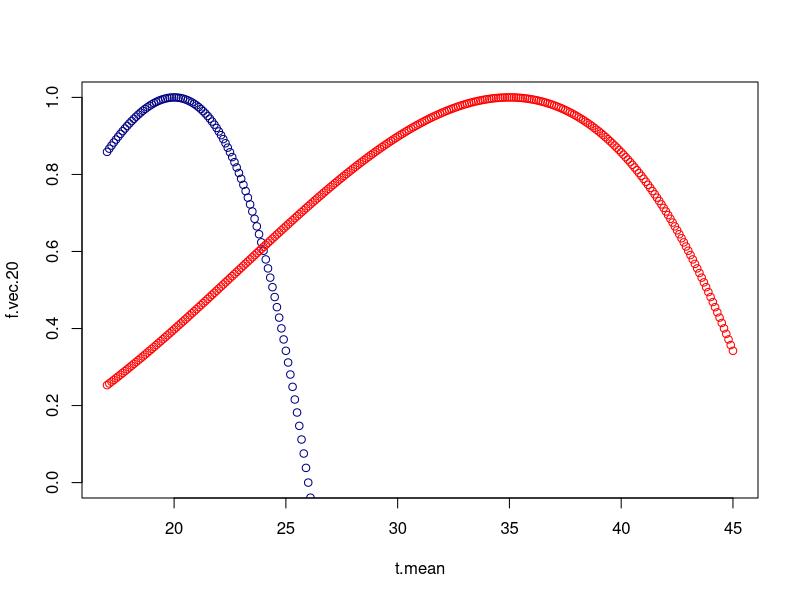

The R script that drew this image:

t.mean <- seq(17,45,by=0.1)

# f.t.opt <- 15

t.func <- function(t.mean,f.t.opt,t.max){
  # need to determine which is the best way#
  
  # #1.ch tyope of t dependence
  # return((t.max-t.mean)/(t.max-f.t.opt)*(t.mean/f.t.opt)^(f.t.opt/(t.max-f.t.opt)))
  
  # #2. p based sharp decline
  # h.val <- pnorm(t.mean,mean=f.t.opt,sd = 5,lower.tail = F)
  # l.val <- pnorm(t.mean,mean=f.t.opt,sd = 5,lower.tail = T)
  # return(min(h.val,l.val)*2)
  
  
  # 3. sgs
  # frac <- ((t.mean - t.mn)/(t.r - t.mn))^q *
  #   ((1+q)*f.t.opt - t.mn - q*t.mean) / 
  #   ((1+q)*f.t.opt - t.mn - q*t.r)

  q <- 2.5#power or sensitivity of the function
  t.mn <- 5#MIN t FOR GROWTH; 5 degree seems reasonable?
  
  # here we assume that Topt and 
  # Tr (the T at which function is 1) to be the same 
  # so that the function is from 0 to 1
  frac <- ((t.mean - t.mn)/(f.t.opt - t.mn))^q *
    ((1+q)*f.t.opt - t.mn - q*t.mean) /
    ((1+q)*f.t.opt - t.mn - q*f.t.opt)
  
  return(frac)

}

#####testing T func####
f.vec.35 <- c()
f.vec.20 <- c()
for(i in seq_along(t.mean)){
  f.vec.35[i] <- t.func(t.mean = t.mean[i],
                     f.t.opt = 35,t.max=45)
  f.vec.20[i] <- t.func(t.mean = t.mean[i],
                        f.t.opt = 20,t.max=45)
}

plot(f.vec.20~t.mean,ylim=c(0,1),col='navy')
points(f.vec.35~t.mean,col='red')

